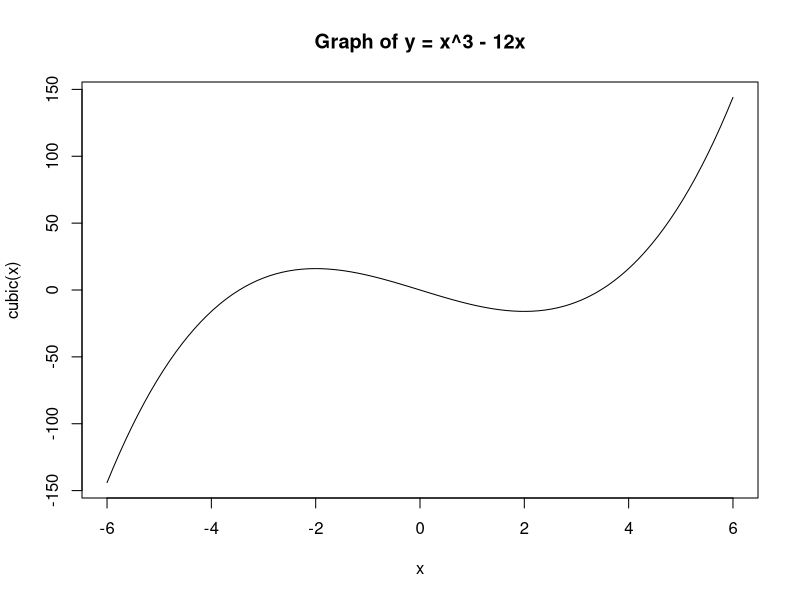

Write R code to recreate this figure.
## ---- chunk 1
?optimize
# Check Usage, Arguments, Value and Examples first
# See Details to find the detailed methods (golden section search combined with others) used in optimize()

# objective function
cubic = function(x) { 
  return(x^3 - 12 * x) 
}

# visualize it
curve(cubic, from = -6, to = 6, main = "Graph of y = x^3 - 12x")

# optimize it with domain [-6, 6]
optimize(cubic, lower = -6, upper = 6) # find a local minimum at x = 2 (verify it by calculus)
optimize(cubic, lower = -6, upper = 6, maximum = TRUE) # find a local maximum at x = -2 (verify it by calculus)
## ---- chunk 2
?optim 
# By default, optim performs minimization, but it will maximize if control$fnscale is negative.
# Check Usage, Arguments, Value and Examples first
# See Details to find the detailed methods used in optim()

# objective function
Rosenbrock <- function(x) { # one Rosenbrock (Banana) function, the touchstone of optimization methods
  x1 <- x[1] 
  x2 <- x[2]
  return(100 * (x2 - x1 * x1)^2 + (1 - x1)^2)
}

# visualize it
# You can write the code similar to day2.2.gradientDescent.R or NelderMead.R to visual it.
# Here, I will visual it with a better graph I found online. Just see below.
# Try to understand why it is called the banana function.
## ---- chunk 3
# optimize it with starting point given by par
optim(par = c( -1,  -1), Rosenbrock) # find the global minimum is 0 at (1, 1) (verify it by calculus)
optim(par = c(-10, -10), Rosenbrock) # wrong answer!
## ---- chunk 4
# Understand and formulate the optimization problem in SLR (see Day1 lecture)

# Objective function (also done in the Day1)
SSE = function(beta, x, y) { # usual least squares, done in Day 1
  return(sum((y - (beta[1] + beta[2] * x))^2))
}

# If you like, you can visualize it here. I just skip it.

# Search it by optim() with default N-M method and randomly-chosen starting point
# Make sure the changing variables is given correcly by par
out = optim(par = c(0, 0), fn = SSE, x = mtcars$wt, y = mtcars$mpg) # optinum over the first vector parameter
out

# Verify it with lm(), which is actually done by calculus (try it!)
m = lm(mpg ~ wt, data = mtcars)
summary(m)

# Changing the control parameters to improve the result
out2 = optim(par = c(0, 0), fn = SSE, x = mtcars$wt, y = mtcars$mpg, control = list(reltol = 1e-12))
out2 # out2 is more accurate

# Try some other methods in optim() by setting the parameter method
